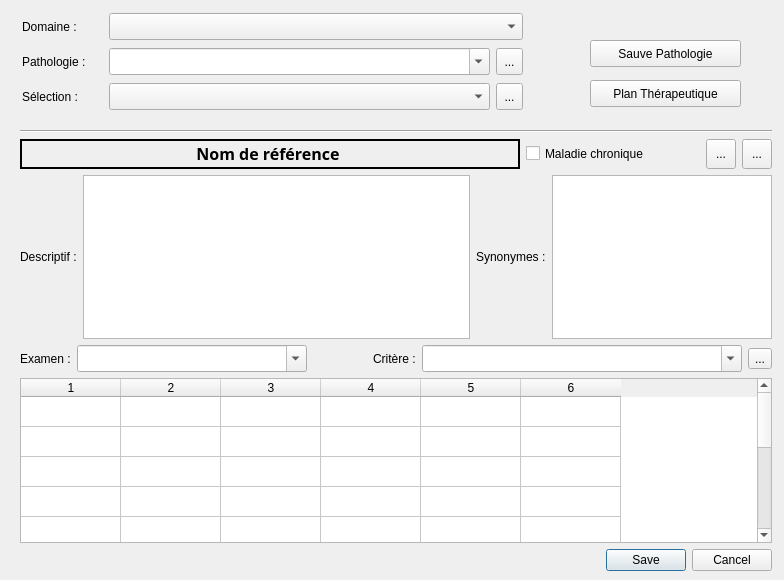
<?xml version="1.0" encoding="UTF-8"?>
<ui version="4.0">
 <class>DialogPathologie</class>
 <widget class="QDialog" name="DialogPathologie">
  <property name="geometry">
   <rect>
    <x>0</x>
    <y>0</y>
    <width>784</width>
    <height>580</height>
   </rect>
  </property>
  <property name="windowTitle">
   <string>Formulaire de Pathologie</string>
  </property>
  <property name="windowIcon">
   <iconset resource="resources.qrc">
    <normaloff>:/newPrefix/images/icone.png</normaloff>:/newPrefix/images/icone.png</iconset>
  </property>
  <property name="toolTip">
   <string>Documents relatifs cette pathologie</string>
  </property>
  <widget class="QPushButton" name="pushButton_PlanTherapeutique">
   <property name="geometry">
    <rect>
     <x>590</x>
     <y>80</y>
     <width>151</width>
     <height>27</height>
    </rect>
   </property>
   <property name="minimumSize">
    <size>
     <width>0</width>
     <height>27</height>
    </size>
   </property>
   <property name="text">
    <string>Plan Thérapeutique</string>
   </property>
  </widget>
  <widget class="QWidget" name="layoutWidget">
   <property name="geometry">
    <rect>
     <x>20</x>
     <y>130</y>
     <width>752</width>
     <height>441</height>
    </rect>
   </property>
   <layout class="QVBoxLayout" name="verticalLayout_3">
    <item>
     <widget class="Line" name="line">
      <property name="orientation">
       <enum>Qt::Horizontal</enum>
      </property>
     </widget>
    </item>
    <item>
     <layout class="QHBoxLayout" name="horizontalLayout">
      <item>
       <widget class="QLabel" name="label_NomPathologie">
        <property name="minimumSize">
         <size>
          <width>500</width>
          <height>30</height>
         </size>
        </property>
        <property name="maximumSize">
         <size>
          <width>16777215</width>
          <height>30</height>
         </size>
        </property>
        <property name="font">
         <font>
          <family>Sans Serif</family>
          <pointsize>12</pointsize>
          <weight>75</weight>
          <bold>true</bold>
         </font>
        </property>
        <property name="frameShape">
         <enum>QFrame::Box</enum>
        </property>
        <property name="lineWidth">
         <number>2</number>
        </property>
        <property name="text">
         <string>Nom de référence </string>
        </property>
        <property name="textFormat">
         <enum>Qt::RichText</enum>
        </property>
        <property name="alignment">
         <set>Qt::AlignCenter</set>
        </property>
       </widget>
      </item>
      <item>
       <widget class="QCheckBox" name="checkBox_Chronic">
        <property name="minimumSize">
         <size>
          <width>150</width>
          <height>27</height>
         </size>
        </property>
        <property name="text">
         <string>Maladie chronique</string>
        </property>
       </widget>
      </item>
      <item>
       <widget class="QToolButton" name="toolButton_documentPathologie">
        <property name="minimumSize">
         <size>
          <width>30</width>
          <height>30</height>
         </size>
        </property>
        <property name="maximumSize">
         <size>
          <width>30</width>
          <height>30</height>
         </size>
        </property>
        <property name="text">
         <string>...</string>
        </property>
        <property name="icon">
         <iconset resource="resources.qrc">
          <normaloff>:/newPrefix/images/doc_all.png</normaloff>:/newPrefix/images/doc_all.png</iconset>
        </property>
        <property name="iconSize">
         <size>
          <width>24</width>
          <height>24</height>
         </size>
        </property>
       </widget>
      </item>
      <item>
       <widget class="QToolButton" name="toolButton_traitements">
        <property name="minimumSize">
         <size>
          <width>30</width>
          <height>30</height>
         </size>
        </property>
        <property name="maximumSize">
         <size>
          <width>30</width>
          <height>30</height>
         </size>
        </property>
        <property name="toolTip">
         <string>Traitements proposés</string>
        </property>
        <property name="text">
         <string>...</string>
        </property>
        <property name="icon">
         <iconset resource="resources.qrc">
          <normaloff>:/newPrefix/images/gelule.png</normaloff>:/newPrefix/images/gelule.png</iconset>
        </property>
        <property name="iconSize">
         <size>
          <width>24</width>
          <height>24</height>
         </size>
        </property>
       </widget>
      </item>
     </layout>
    </item>
    <item>
     <layout class="QHBoxLayout" name="horizontalLayout_3">
      <item>
       <widget class="QLabel" name="label_5">
        <property name="text">
         <string>Descriptif :</string>
        </property>
        <property name="buddy">
         <cstring>plainTextEdit_Descriptif</cstring>
        </property>
       </widget>
      </item>
      <item>
       <widget class="QPlainTextEdit" name="plainTextEdit_Descriptif"/>
      </item>
      <item>
       <widget class="QLabel" name="label_8">
        <property name="text">
         <string>Synonymes :</string>
        </property>
        <property name="buddy">
         <cstring>listWidget_Synonymes</cstring>
        </property>
       </widget>
      </item>
      <item>
       <widget class="QListWidget" name="listWidget_Synonymes">
        <property name="maximumSize">
         <size>
          <width>220</width>
          <height>16777215</height>
         </size>
        </property>
       </widget>
      </item>
     </layout>
    </item>
    <item>
     <layout class="QHBoxLayout" name="horizontalLayout_2">
      <item>
       <widget class="QLabel" name="label_6">
        <property name="text">
         <string>Examen :</string>
        </property>
        <property name="buddy">
         <cstring>comboBox_Examen</cstring>
        </property>
       </widget>
      </item>
      <item>
       <widget class="MyComboBox" name="comboBox_Examen">
        <property name="minimumSize">
         <size>
          <width>230</width>
          <height>27</height>
         </size>
        </property>
        <property name="maximumSize">
         <size>
          <width>16777215</width>
          <height>27</height>
         </size>
        </property>
        <property name="styleSheet">
         <string notr="true">selection-background-color: rgb(255, 255, 127);</string>
        </property>
        <property name="editable">
         <bool>true</bool>
        </property>
       </widget>
      </item>
      <item>
       <spacer name="horizontalSpacer">
        <property name="orientation">
         <enum>Qt::Horizontal</enum>
        </property>
        <property name="sizeHint" stdset="0">
         <size>
          <width>18</width>
          <height>20</height>
         </size>
        </property>
       </spacer>
      </item>
      <item>
       <widget class="QLabel" name="label_7">
        <property name="text">
         <string>Critère :</string>
        </property>
        <property name="buddy">
         <cstring>comboBox_Critere</cstring>
        </property>
       </widget>
      </item>
      <item>
       <widget class="MyComboBox" name="comboBox_Critere">
        <property name="minimumSize">
         <size>
          <width>320</width>
          <height>27</height>
         </size>
        </property>
        <property name="maximumSize">
         <size>
          <width>16777215</width>
          <height>27</height>
         </size>
        </property>
        <property name="styleSheet">
         <string notr="true">selection-background-color: rgb(255, 255, 127);</string>
        </property>
        <property name="editable">
         <bool>true</bool>
        </property>
       </widget>
      </item>
      <item>
       <widget class="QToolButton" name="toolButton_AddCritere">
        <property name="text">
         <string>...</string>
        </property>
        <property name="icon">
         <iconset resource="resources.qrc">
          <normaloff>:/newPrefix/images/add1.png</normaloff>:/newPrefix/images/add1.png</iconset>
        </property>
        <property name="iconSize">
         <size>
          <width>18</width>
          <height>18</height>
         </size>
        </property>
       </widget>
      </item>
     </layout>
    </item>
    <item>
     <layout class="QHBoxLayout" name="horizontalLayout_4">
      <item>
       <widget class="QTableWidget" name="tableWidget_Criteres">
        <property name="rowCount">
         <number>10</number>
        </property>
        <property name="columnCount">
         <number>6</number>
        </property>
        <attribute name="horizontalHeaderVisible">
         <bool>true</bool>
        </attribute>
        <attribute name="verticalHeaderVisible">
         <bool>false</bool>
        </attribute>
        <attribute name="verticalHeaderVisible">
         <bool>false</bool>
        </attribute>
        <attribute name="horizontalHeaderVisible">
         <bool>true</bool>
        </attribute>
        <row/>
        <row/>
        <row/>
        <row/>
        <row/>
        <row/>
        <row/>
        <row/>
        <row/>
        <row/>
        <column/>
        <column/>
        <column/>
        <column/>
        <column/>
        <column/>
       </widget>
      </item>
     </layout>
    </item>
    <item>
     <widget class="QDialogButtonBox" name="buttonBox">
      <property name="orientation">
       <enum>Qt::Horizontal</enum>
      </property>
      <property name="standardButtons">
       <set>QDialogButtonBox::Cancel|QDialogButtonBox::Save</set>
      </property>
     </widget>
    </item>
   </layout>
  </widget>
  <widget class="QWidget" name="layoutWidget">
   <property name="geometry">
    <rect>
     <x>22</x>
     <y>11</y>
     <width>501</width>
     <height>101</height>
    </rect>
   </property>
   <layout class="QVBoxLayout" name="verticalLayout_2">
    <item>
     <layout class="QHBoxLayout" name="horizontalLayout_5">
      <item>
       <widget class="QLabel" name="label">
        <property name="maximumSize">
         <size>
          <width>81</width>
          <height>16777215</height>
         </size>
        </property>
        <property name="text">
         <string>Domaine :</string>
        </property>
        <property name="buddy">
         <cstring>comboBox_PathologieDomaine</cstring>
        </property>
       </widget>
      </item>
      <item>
       <widget class="MyComboBox" name="comboBox_PathologieDomaine">
        <property name="minimumSize">
         <size>
          <width>0</width>
          <height>27</height>
         </size>
        </property>
        <property name="maximumSize">
         <size>
          <width>16777215</width>
          <height>27</height>
         </size>
        </property>
        <property name="styleSheet">
         <string notr="true">selection-background-color: rgb(255, 255, 127);</string>
        </property>
        <property name="editable">
         <bool>false</bool>
        </property>
       </widget>
      </item>
     </layout>
    </item>
    <item>
     <layout class="QHBoxLayout" name="horizontalLayout_6">
      <item>
       <widget class="QLabel" name="label_2">
        <property name="maximumSize">
         <size>
          <width>81</width>
          <height>16777215</height>
         </size>
        </property>
        <property name="text">
         <string>Pathologie :</string>
        </property>
        <property name="buddy">
         <cstring>comboBox_PathologiePathologie</cstring>
        </property>
       </widget>
      </item>
      <item>
       <widget class="MyComboBox" name="comboBox_PathologiePathologie">
        <property name="minimumSize">
         <size>
          <width>0</width>
          <height>27</height>
         </size>
        </property>
        <property name="maximumSize">
         <size>
          <width>16777215</width>
          <height>27</height>
         </size>
        </property>
        <property name="styleSheet">
         <string notr="true">selection-background-color: rgb(255, 255, 127);</string>
        </property>
        <property name="editable">
         <bool>true</bool>
        </property>
       </widget>
      </item>
      <item>
       <widget class="QToolButton" name="toolButton_AddPathologie">
        <property name="minimumSize">
         <size>
          <width>27</width>
          <height>27</height>
         </size>
        </property>
        <property name="maximumSize">
         <size>
          <width>27</width>
          <height>27</height>
         </size>
        </property>
        <property name="text">
         <string>...</string>
        </property>
        <property name="icon">
         <iconset resource="resources.qrc">
          <normaloff>:/newPrefix/images/valid.png</normaloff>:/newPrefix/images/valid.png</iconset>
        </property>
        <property name="iconSize">
         <size>
          <width>24</width>
          <height>24</height>
         </size>
        </property>
       </widget>
      </item>
     </layout>
    </item>
    <item>
     <layout class="QHBoxLayout" name="horizontalLayout_7">
      <item>
       <widget class="QLabel" name="label_3">
        <property name="maximumSize">
         <size>
          <width>81</width>
          <height>16777215</height>
         </size>
        </property>
        <property name="text">
         <string>Sélection :</string>
        </property>
        <property name="buddy">
         <cstring>comboBox_PathologieSelection</cstring>
        </property>
       </widget>
      </item>
      <item>
       <widget class="MyComboBox" name="comboBox_PathologieSelection">
        <property name="minimumSize">
         <size>
          <width>0</width>
          <height>27</height>
         </size>
        </property>
        <property name="maximumSize">
         <size>
          <width>16777215</width>
          <height>27</height>
         </size>
        </property>
        <property name="styleSheet">
         <string notr="true">selection-background-color: rgb(255, 255, 127);</string>
        </property>
       </widget>
      </item>
      <item>
       <widget class="QToolButton" name="toolButton_deletePathologie">
        <property name="maximumSize">
         <size>
          <width>27</width>
          <height>27</height>
         </size>
        </property>
        <property name="text">
         <string>...</string>
        </property>
        <property name="icon">
         <iconset resource="resources.qrc">
          <normaloff>:/newPrefix/images/delete2.png</normaloff>:/newPrefix/images/delete2.png</iconset>
        </property>
        <property name="iconSize">
         <size>
          <width>24</width>
          <height>24</height>
         </size>
        </property>
       </widget>
      </item>
     </layout>
    </item>
   </layout>
  </widget>
  <widget class="QPushButton" name="pushButton_PathologieSauve">
   <property name="geometry">
    <rect>
     <x>590</x>
     <y>40</y>
     <width>151</width>
     <height>27</height>
    </rect>
   </property>
   <property name="text">
    <string>Sauve Pathologie</string>
   </property>
  </widget>
 </widget>
 <customwidgets>
  <customwidget>
   <class>MyComboBox</class>
   <extends>QComboBox</extends>
   <header>Mywidgets</header>
  </customwidget>
 </customwidgets>
 <resources>
  <include location="resources.qrc"/>
 </resources>
 <connections>
  <connection>
   <sender>buttonBox</sender>
   <signal>accepted()</signal>
   <receiver>DialogPathologie</receiver>
   <slot>accept()</slot>
   <hints>
    <hint type="sourcelabel">
     <x>248</x>
     <y>254</y>
    </hint>
    <hint type="destinationlabel">
     <x>157</x>
     <y>274</y>
    </hint>
   </hints>
  </connection>
  <connection>
   <sender>buttonBox</sender>
   <signal>rejected()</signal>
   <receiver>DialogPathologie</receiver>
   <slot>reject()</slot>
   <hints>
    <hint type="sourcelabel">
     <x>316</x>
     <y>260</y>
    </hint>
    <hint type="destinationlabel">
     <x>286</x>
     <y>274</y>
    </hint>
   </hints>
  </connection>
 </connections>
</ui>
